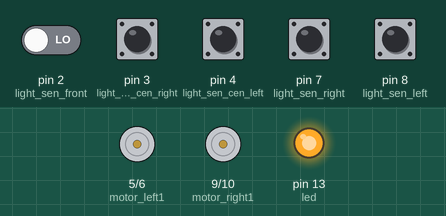
Bench run of a sketch on a simulated Arduino Uno, built with avr-gcc and run on an emulated ATmega328P. On the bench: motor-driver pin pairs drawn as motors (green arrow = first pin HIGH = forward, orange = second pin HIGH = backward, longer = more drive), output pins drawn as LEDs (lit = HIGH). Inputs (shaded band) come from the test bench; at power-on: pin 2 (light_sen_front), pin 3 (light_sen_cen_right), pin 4 (light_sen_cen_left), pin 7 (light_sen_right), pin 8 (light_sen_left) LOW.

Above: at 1.2 s.
1.3 s: pin 7 (light_sen_right) pulled HIGH for 0.15 s
At 1.37 s:
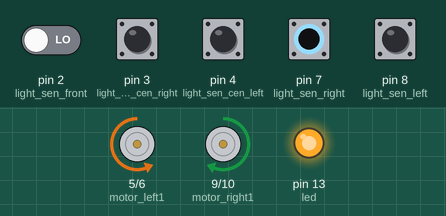
2.9 s: pin 8 (light_sen_left) pulled HIGH for 0.15 s
At 2.97 s:
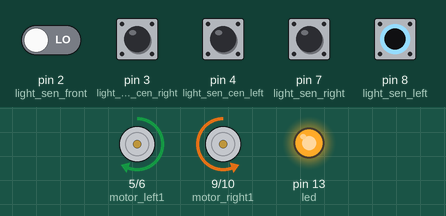
4.5 s: pin 7 (light_sen_right) pulled HIGH for 1 s
At 6.7 s:
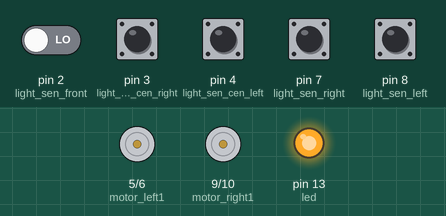
7.0 s: pin 7 (light_sen_right) driven HIGH and pin 8 (light_sen_left) driven HIGH
At 8.0 s:
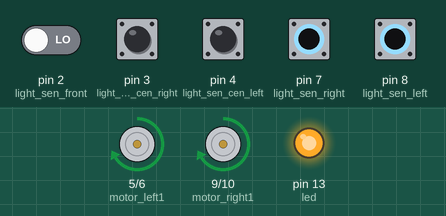
8.5 s: pin 2 (light_sen_front) driven HIGH
Timing chart, 0 to 8.7 s (numbered marks = the images above; inputs shaded):
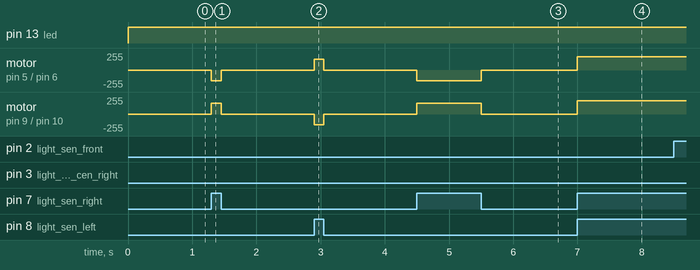

The sketch:

advanLineFollower.ino
```cpp
#define motor_left1   5
#define motor_left2   6
#define motor_right1  9
#define motor_right2  10

#define light_sen_front      2
#define light_sen_cen_right  3
#define light_sen_cen_left   4
#define light_sen_right      7
#define light_sen_left       8

#define led  13


#define fast 200
#define slow 100
#define mid  160

void setup() {
  pinMode(motor_left1,OUTPUT);
  pinMode(motor_left2,OUTPUT);
  pinMode(motor_right1,OUTPUT);
  pinMode(motor_right2,OUTPUT);
  pinMode(light_sen_front,INPUT);
  pinMode(light_sen_left,INPUT);
  pinMode(light_sen_right,INPUT);
  pinMode(light_sen_cen_left,INPUT);
  pinMode(light_sen_cen_right,INPUT);
  pinMode(led,OUTPUT);
}

static int test = 0;

void rotate(int pin1,int pin2,int freqh,int freql) {
  analogWrite(pin1,freqh);
  analogWrite(pin2,freql);
}

void loop() {
  test = (digitalRead(light_sen_right) << 4);
  test |= (digitalRead(light_sen_left) << 3);
  test |= (digitalRead(light_sen_cen_left) << 2);
  test |= (digitalRead(light_sen_cen_right) <<1);
  test |= digitalRead(light_sen_front);
  switch(test) {
  case 29:
  case 26: // shift lil left 11010
     rotate(motor_left1,motor_left2,slow,0);
     rotate(motor_right1,motor_right2,fast,0);
     break;
  case 27:
  case 28: // shift lil right 11100
     rotate(motor_right1,motor_right2,slow,0);
     rotate(motor_left1,motor_left2,fast,0);
     break;
  case 22: // while left rot frnt high 10110
     rotate(motor_left2,motor_left1,fast,0);
     rotate(motor_right1,motor_right2,fast,0);
     break;
  case 14: // while right rot frnt high 01110
     rotate(motor_right2,motor_right1,fast,0);
     rotate(motor_left1,motor_left2,fast,0);
     break;
  case 23:
  case 16: // sharp left 10000
     rotate(motor_right1,motor_right2,mid,0);
     rotate(motor_left2,motor_left1,mid,0);
     break;
  case 15:
  case 8: // sharp right 01000
     rotate(motor_left1,motor_left2,mid,0);
     rotate(motor_right2,motor_right1,mid,0);
     break;
  case 0:  // center cross 00000
     rotate(motor_right1,motor_right2,0,0);
     rotate(motor_left2,motor_left1,0,0);
     digitalWrite(led,HIGH);
     break;
  case 25: // priority selection right 11001
     rotate(motor_left1,motor_left2,fast,0);
     rotate(motor_left1,motor_left2,mid,0);
     break;
  case 30:
  case 24:  // forward 11000
     rotate(motor_right1,motor_right2,fast,0);
     rotate(motor_left1,motor_left2,fast,0);
     break;
  }
}
```

Measured:
- after the input at 1.3 s, motor on pin 5 (motor_left1) / pin 6 (motor_left2): stopped → backward 160/255 at once, → stopped 0.15 s later; motor on pin 9 (motor_right1) / pin 10 (motor_right2): stopped → forward 160/255 at once, → stopped 0.15 s later
- after the input at 2.9 s, motor on pin 5 (motor_left1) / pin 6 (motor_left2): stopped → forward 160/255 at once, → stopped 0.15 s later; motor on pin 9 (motor_right1) / pin 10 (motor_right2): stopped → backward 160/255 at once, → stopped 0.15 s later
- after the input at 4.5 s, motor on pin 5 (motor_left1) / pin 6 (motor_left2): stopped → backward 160/255 at once, → stopped 1.0 s later; motor on pin 9 (motor_right1) / pin 10 (motor_right2): stopped → forward 160/255 at once, → stopped 1.0 s later
- after the input at 7.0 s, motor on pin 5 (motor_left1) / pin 6 (motor_left2), motor on pin 9 (motor_right1) / pin 10 (motor_right2): stopped → forward 200/255 at once
